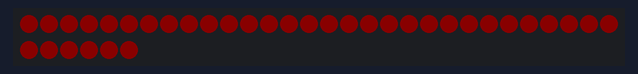
This sketch was run on a simulated Arduino Uno, built with avr-gcc and run on an emulated ATmega328P. Parts: 36 RGB LEDs in strip order, left to right, continuing on the next row. Dim RGB values are drawn brighter than linear; what the sketch prints to the serial monitor is not drawn.

Above: at 0.1 s.
At 1.1 s:
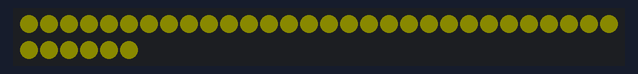
At 2.1 s:
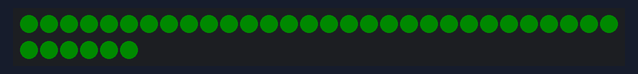
At 3.1 s:
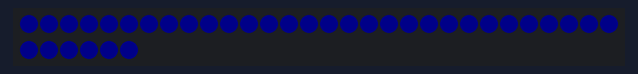
At 4.1 s:
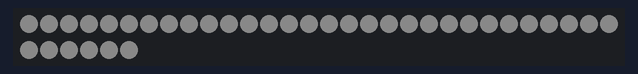

The sketch:

pixels.ino
```cpp
#include <Adafruit_NeoPixel.h>


#define PIN 7

// Parameter 1 = number of pixels in strip
// Parameter 2 = pin number (most are valid)
// Parameter 3 = pixel type flags, add together as needed:
//   NEO_KHZ800  800 KHz bitstream (most NeoPixel products w/WS2812 LEDs)
//   NEO_KHZ400  400 KHz (classic 'v1' (not v2) FLORA pixels, WS2811 drivers)
//   NEO_GRB     Pixels are wired for GRB bitstream (most NeoPixel products)
//   NEO_RGB     Pixels are wired for RGB bitstream (v1 FLORA pixels, not v2)
Adafruit_NeoPixel strip = Adafruit_NeoPixel(36, PIN, NEO_GRB + NEO_KHZ800);

uint32_t red;
uint32_t green;
uint32_t blue;
uint32_t yellow;
uint32_t white;

void setup() {
  Serial.begin(9600);
  strip.begin();
  //strip.show(); // Initialize all pixels to 'off'
  red = strip.Color(10, 0, 0);
  green = strip.Color(0, 10, 0);
  blue = strip.Color(0, 0, 10);
  yellow = strip.Color(10, 10, 0);
  white = strip.Color(10, 10, 10);

  Serial.print("Red: ");
  Serial.println(red);
  Serial.print("Green: ");
  Serial.println(green);
  Serial.print("Blue: ");
  Serial.println(blue);
  Serial.print("Yellow: ");
  Serial.println(yellow);
  Serial.print("White: ");
  Serial.println(white);
}


void loop() {
  // put your main code here, to run repeatedly:
  for (int i = 0; i < 36; i++) {
    strip.setPixelColor(i, red);
  }
  strip.show();
  delay(1000);
  for (int i = 0; i < 36; i++) {
    strip.setPixelColor(i, yellow);
  }
  strip.show();
  delay(1000);
  for (int i = 0; i < 36; i++) {
    strip.setPixelColor(i, green);
  }
  strip.show();
  delay(1000);
  for (int i = 0; i < 36; i++) {
    strip.setPixelColor(i, blue);
  }
  strip.show();
  delay(1000);
  for (int i = 0; i < 36; i++) {
    strip.setPixelColor(i, white);
  }
  strip.show();
  delay(1000);
}
```

Measured:
- by itself, everything shown: repeats every 5.0 s, in 5 steps
- what the display in image 1 shows lasts 1.0 s, from 1.0 s to 2.0 s
